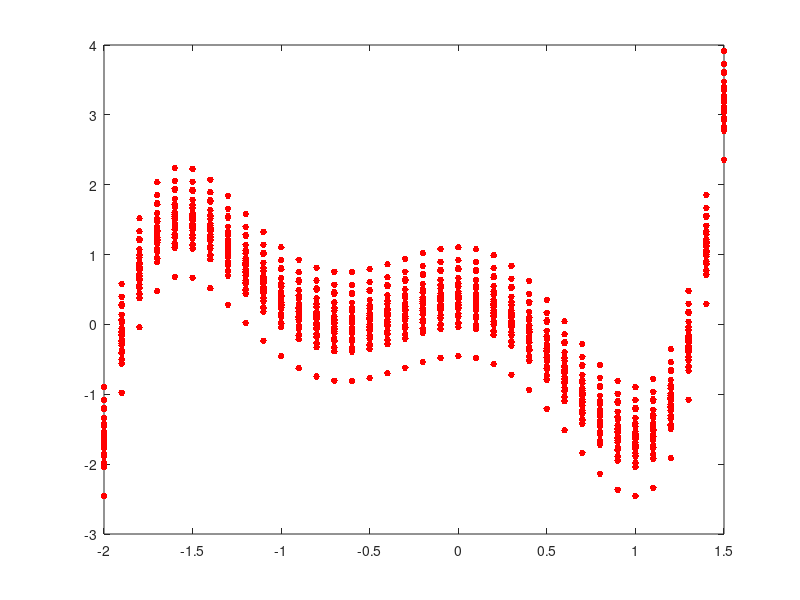

This chart was generated by the following MATLAB code: (Note: this script raises an error after producing the figure.)
%Tugas 2 - Pemodelan Kedepan Linier dengan Perkalian Matriks
%Leonardo Budhi Satrio Utomo
%12318011

clc
clear
close all

M = [1; 1.5; -2; -2.5; 0; 0.3]; %parameter model

x=(-2:0.1:1.5); %area of interest
G = [(x').^5 (x').^4 (x').^3 (x').^2 x' ones(length(x),1)];

y = G*M;
ya = y+0.3*randn(1,length(x)); 
disp(size(ya))
%%
% p = polyfit(x,ya,5);
% a = p(1);
% b = p(2);
% c = p(3);
% d = p(4);
% e = p(5);
% f = p(6);
% xcal = (-2:0.1:1.5);
% ycal = a*xcal.^5+b*xcal.^4+c*xcal.^3+d*xcal.^2+e*xcal+f;

% xplot = (-2:0.01:1.5);
% yplot = a*xplot.^5+b*xplot.^4+c*xplot.^3+d*xplot.^2+e*xplot+f;

%%
figure
plot(x,ya,".r", "markersize", 15);
hold on;
plot(xplot,yplot,'-b', 'linewidth', 2);
title('Plot Regresi');
xlabel('x');
ylabel('y');

error = (ya-ycal).^2;
fprintf("Least Square Error: %s",sum(error))

dim = [.2 .1 .2 .1];
str1 = ("Least Square Error: ");
str2 = sum(error);
annotation('textbox',dim,'String',str1+str2,'FitBoxToText','on');

legend('data', 'regresi' ,'Location', 'northeast');
